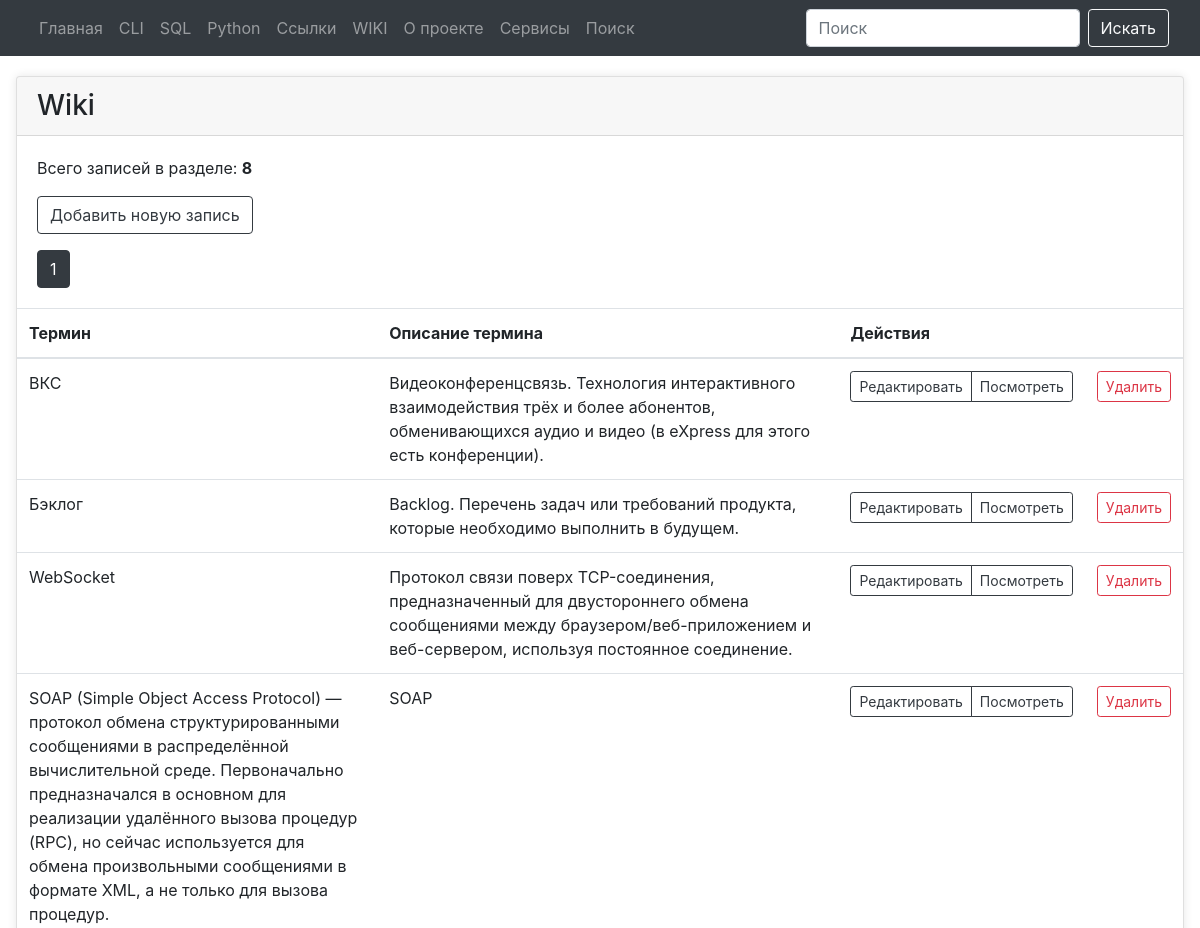
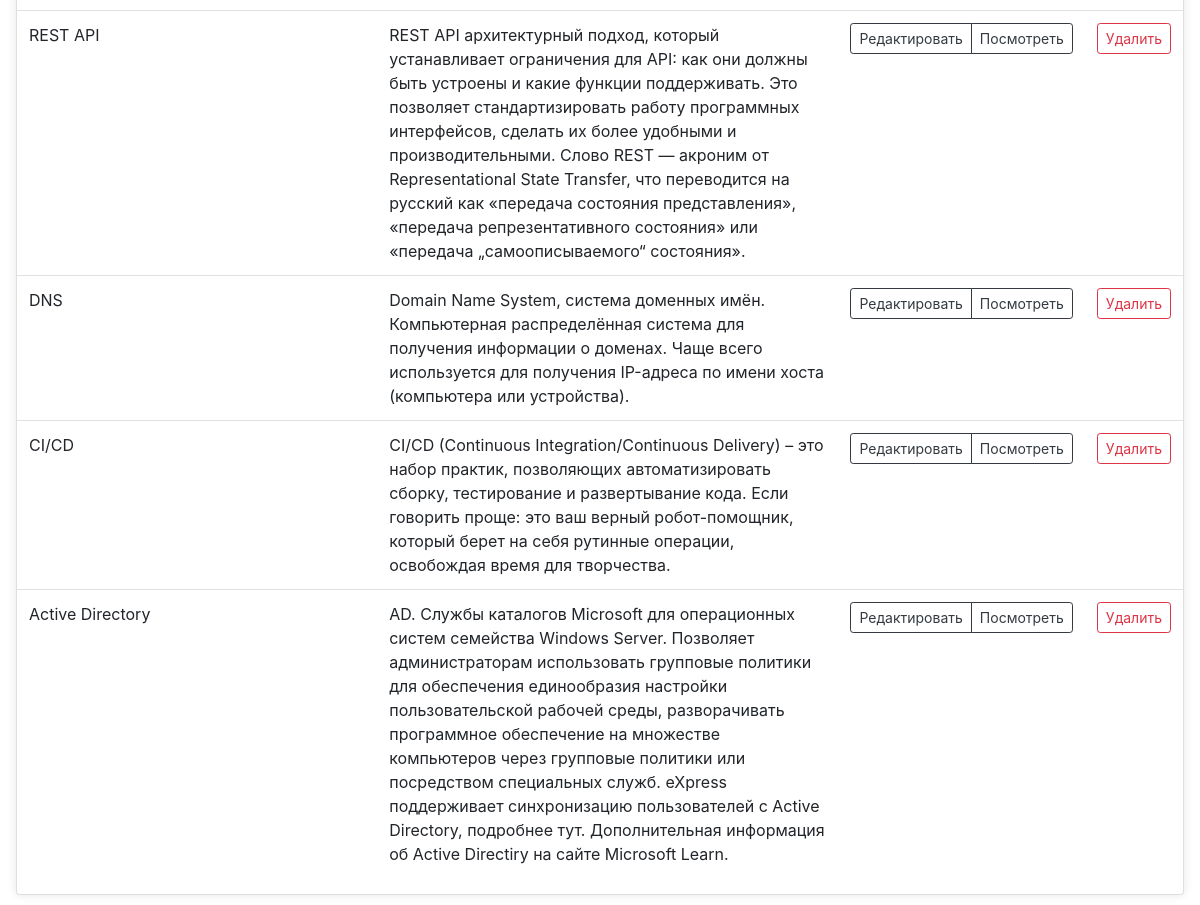
Before: /wiki with the older database file (2 pictures, top to bottom).
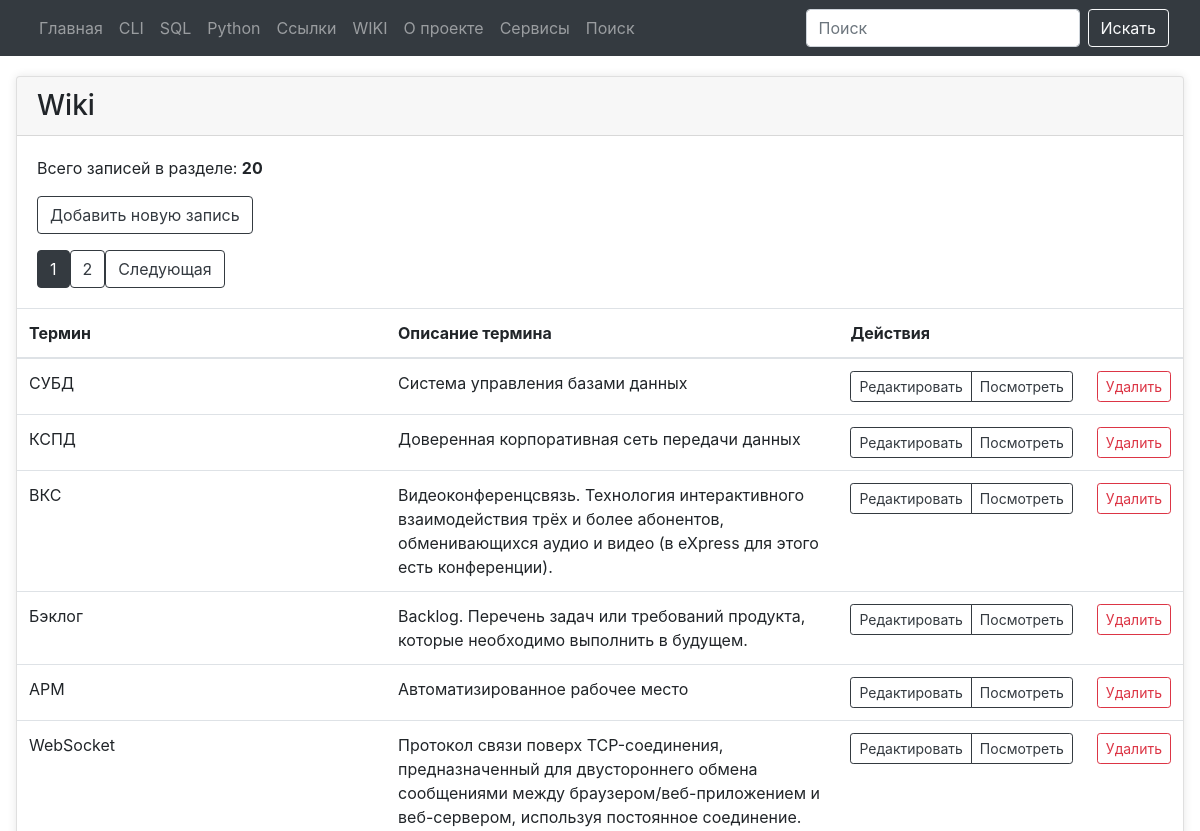
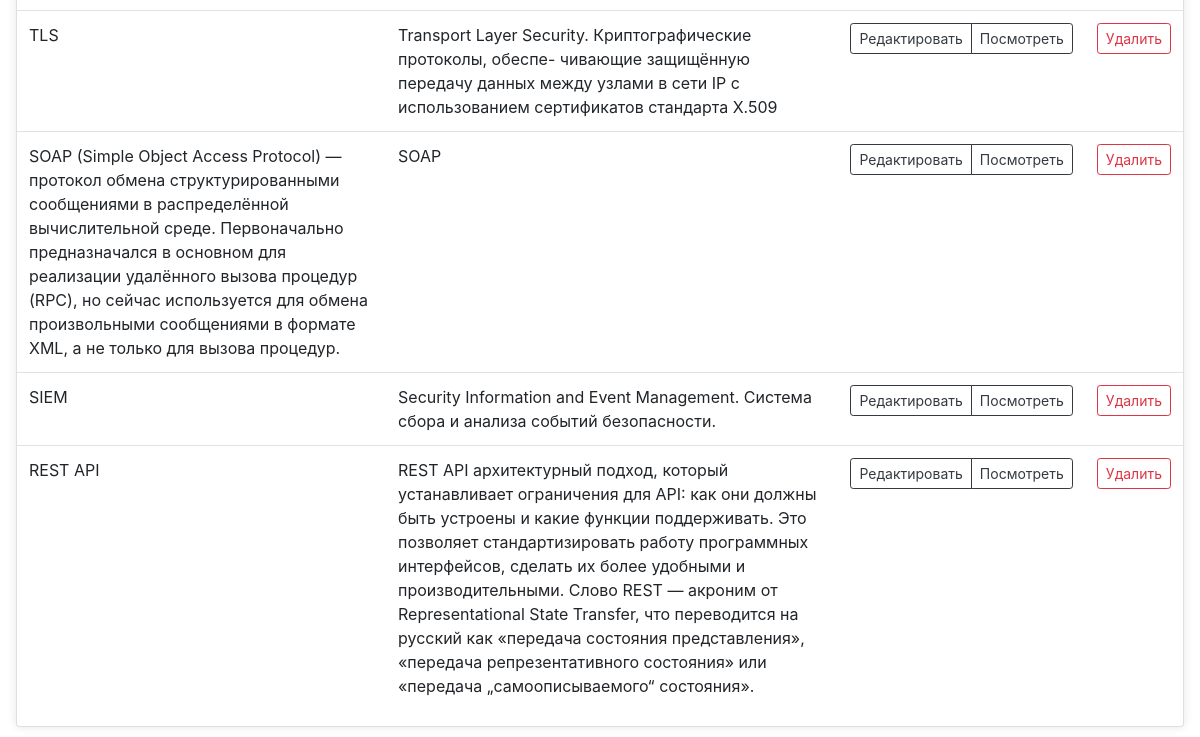
After: the same page with the newer database file (2 pictures, top to bottom).
### tables this page shows
CREATE TABLE [wiki] (
    [wiki_name] TEXT NOT NULL,
    [wiki_content] TEXT NOT NULL,
    [wiki_date_add] TIMESTAMP NULL DEFAULT CURRENT_TIMESTAMP,
    [wiki_date_edit] TEXT NULL,
    [wiki_id] INTEGER PRIMARY KEY NOT NULL
  );

### modules/wiki/wiki_list.py (the view)
@bp.route("/wiki")
def wiki_list_page():
    page = request.args.get('page', 1, type=int)
    conn = connect.get_db_connection()
    cur = conn.cursor()
    wiki_list_count = int(cur.execute("SELECT COUNT(*) FROM wiki").fetchone()[0])
    offset = (page - 1) * PER_PAGE
    wiki_list = conn.execute(
        "SELECT * FROM wiki ORDER BY 1 DESC LIMIT ? OFFSET ?",
        (PER_PAGE, offset)
    ).fetchall()
    conn.close()
    total_pages = (wiki_list_count + PER_PAGE - 1) // PER_PAGE
    return render_template("wiki/wiki_list.html",
                           wiki_list=wiki_list,
                           wiki_list_count=wiki_list_count,
                           page=page,
                           total_pages=total_pages,
                           )

### modules/connect.py (called while the page is built)
def get_db_connection():
    db_path = os.path.join(BASE_DIR, '../database.db')
    conn = sqlite3.connect(db_path, timeout=30)
    conn.row_factory = sqlite3.Row
    return conn

### templates/wiki/wiki_list.html (shortened to what this page needs)
{% extends "base.html" %}
{% block content %}
<div class="card mb-4">
    <div class="card-header h3">Wiki</div>
    <div class="card-body">
        <p class="card-text">Всего записей в разделе: <b>{{ wiki_list_count }}</b></p>
        <p class="card-text">
            <a href="{{ url_for('add_wiki.add_wiki') }}" class="btn btn-outline-dark">
                    Добавить новую запись</a>
        </p>
        <div class="pagination">
            {% for p in range(1, total_pages + 1) %}
            <a href="{{ url_for('wiki_list_page.wiki_list_page', page=p) }}"
                class="btn btn-outline-dark {% if p == page %}active{% endif %}">{{ p }}</a>
            {% endfor %}
            {% if page < total_pages %} <a
                href="{{ url_for('wiki_list_page.wiki_list_page', page=page+1) }}"
                class="btn btn-outline-dark">Следующая</a>
                {% endif %}
        </div>
    </div>
    <table class="table">
        <thead>
            <tr>
                <th>Термин</th>
                <th>Описание термина</th>
                <th colspan="2">Действия</th>
            </tr>
        </thead>
        <tbody>
            {% for wiki_list in wiki_list %}
            <tr>
                <td>{{ wiki_list['wiki_name'] }}</td>
                <td>{{ wiki_list['wiki_content'] }}</td>
                        <td>
                    <div class="btn-group" role="group" aria-label="Действия">
                        <a href="{{ url_for('edit_wiki.edit_wiki', wiki_id=wiki_list['wiki_id']) }}"
                            class="btn btn-outline-dark btn-sm">
                            Редактировать
                        </a>
                        <a href="{{ url_for('get_wiki.get_wiki', wiki_id=wiki_list['wiki_id']) }}"
                            class="btn btn-outline-dark btn-sm">
                            Посмотреть
                        </a>
                    </div>
                </td>
                <td>
                    <form
                        action="{{ url_for('delete_wiki.delete_wiki', wiki_id=wiki_list['wiki_id']) }}"
                        method="POST" class="d-inline">
                        <button type="submit" class="btn btn-outline-danger btn-sm"
                            onclick="return confirm('Вы точно уверены что хотите удалить запись?')">
                            Удалить</i>
                        </button>
                    </form>
                </td>
            </tr>
            {% endfor %}
        </tbody>
    </table>
</div>
{% endblock %}

### templates/base.html (shortened to what this page needs)
<!doctype html>
<html>
<head>
	<link href="{{ url_for('static', filename='styles.css') }}" rel="stylesheet">
    <link href="https://stackpath.bootstrapcdn.com/bootstrap/4.5.2/css/bootstrap.min.css" rel="stylesheet">
</head>
<body>
    {% include 'navbar.html' %}
    <div class="main">
        {% block content %}
        {% endblock %}
     </div>
</body>
</html>

### templates/navbar.html (shortened to what this page needs)
<nav class="navbar navbar-expand-lg navbar-dark bg-dark">
    <div class="container-fluid">
      <div class="collapse navbar-collapse" id="navbarNav">
        <ul class="navbar-nav">
          <li class="nav-item">
            <a class="nav-link" href="{{ url_for('index.index') }}">Главная</a>
          </li>
          <li class="nav-item">
            <a class="nav-link" href="{{ url_for('cli_posts.cli_posts') }}">CLI</a>
          </li>
          <li class="nav-item">
            <a class="nav-link" href="{{ url_for('sql_list_commands.sql_list_commands') }}">SQL</a>
          </li>
          <li class="nav-item">
            <a class="nav-link" href="{{ url_for('python_list_commands.python_list_commands') }}">Python</a>
          </li>
          <li class="nav-item">
            <a class="nav-link" href="{{ url_for('link_list_commands.link_list_commands') }}">Ссылки</a>
          </li>
          <li class="nav-item">
            <a class="nav-link" href="{{ url_for('wiki_list_page.wiki_list_page') }}">WIKI</a>
          </li>
          <li class="nav-item">
            <a class="nav-link" href="{{ url_for('about.about_list') }}">О проекте</a>
          </li>
          <li class="nav-item">
            <a class="nav-link" href="{{ url_for('services.services') }}">Сервисы</a>
          </li>
          <li class="nav-item">
            <a class="nav-link" href="{{ url_for('search.search') }}">Поиск</a>
          </li>
        </ul>
      </div>
      <form class="d-flex" action="/search" method="post" role="search">
        <input class="form-control me-2 mr-2" type="text" placeholder="Поиск" aria-label="Search" name="search_term" id="search_term" required>
        <button class="btn btn-outline-light" type="submit">Искать</button>
      </form>
    </div>
  </nav>

### static/styles.css (style rules this page uses)
body { background-color: #f8f9fa; }
.navbar { margin-bottom: 20px; }
.card { border: none; box-shadow: 0 0 10px rgba(0, 0, 0, 0.1); }
.form-control { border-radius: 20px; }
.card { margin: 1rem; }

Changed rows visible on the page:
no longer on this page (row unchanged): wiki: wiki_name "DNS", wiki_content "Domain Name System, система доменных имён. Компьютерная распределённая система для получения информации о доменах. Чаще всего используется для получения IP-адреса по имени хоста (компьютера или устройства)."
no longer on this page (row unchanged): wiki: wiki_name "CI/CD", wiki_content "CI/CD (Continuous Integration/Continuous Delivery) – это набор практик, позволяющих автоматизировать сборку, тестирование и развертывание кода. Если говорить проще: это ваш верный робот-помощник, который берет на себя рутинные операции, освобождая время для творчества."
no longer on this page (row unchanged): wiki: wiki_name "Active Directory", wiki_content "AD. Службы каталогов Microsoft для операционных систем семейства Windows Server. Позволяет администраторам использовать групповые политики для обеспечения единообразия настройки пользовательской рабочей среды, разворачивать программное обеспечение на множестве компьютеров через групповые политики или посредством специальных служб. eXpress поддерживает синхронизацию пользователей с Active Directory, подробнее тут. Дополнительная информация об Active Directiry на сайте Microsoft Learn."
added wiki: wiki_name "СУБД", wiki_content "Система управления базами данных"
added wiki: wiki_name "КСПД", wiki_content "Доверенная корпоративная сеть передачи данных"
added wiki: wiki_name "АРМ", wiki_content "Автоматизированное рабочее место"
added wiki: wiki_name "TLS", wiki_content "Transport Layer Security. Криптографические протоколы, обеспе- чивающие защищённую передачу данных между узлами в сети IP с использованием сертификатов стандарта X.509"
added wiki: wiki_name "SIEM", wiki_content "Security Information and Event Management. Система сбора и анализа событий безопасности."
Other visible differences:
{{ wiki_list_count }}: "8" → "20"
new list line: "2"
text now shown: "Следующая"
